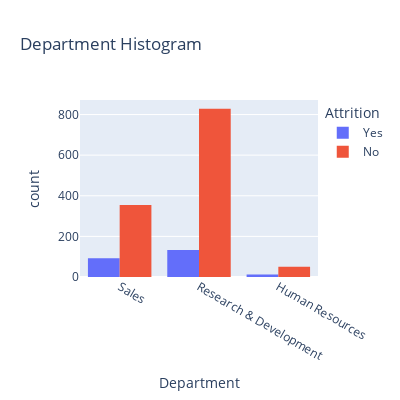

Notebook code cell kept with this figure:
### Markdown cell above
## Histogram: Number of employee count in each `department` group by `Attrition`
### Department
The department the employee works in. **Categorical**

### Code cell
fig = px.histogram(data, x="Department", title="Department Histogram", color=target_column_name, barmode="group")
fig.update_layout(xaxis_title="Department", height=400, width=400)
fig.show()

### Figure 1 — Plotly figure (JSON) as saved in the notebook; plotly's stock layout.template omitted (floating-point values rounded to 4 significant figures; data arrays with more than 128 entries replaced by an {"elided": "..."} marker saying what was removed)
{"data": [{"alignmentgroup": "True", "bingroup": "x", "hovertemplate": "Attrition=Yes<br>Department=%{x}<br>count=%{y}<extra></extra>", "legendgroup": "Yes", "marker": {"color": "#636efa", "pattern": {"shape": ""}}, "name": "Yes", "offsetgroup": "Yes", "orientation": "v", "showlegend": true, "type": "histogram", "x": {"elided": "237 str values"}, "xaxis": "x", "yaxis": "y"}, {"alignmentgroup": "True", "bingroup": "x", "hovertemplate": "Attrition=No<br>Department=%{x}<br>count=%{y}<extra></extra>", "legendgroup": "No", "marker": {"color": "#EF553B", "pattern": {"shape": ""}}, "name": "No", "offsetgroup": "No", "orientation": "v", "showlegend": true, "type": "histogram", "x": {"elided": "1233 str values"}, "xaxis": "x", "yaxis": "y"}], "layout": {"barmode": "group", "height": 400, "legend": {"title": {"text": "Attrition"}, "tracegroupgap": 0}, "title": {"text": "Department Histogram"}, "width": 400, "xaxis": {"anchor": "y", "domain": [0, 1], "title": {"text": "Department"}}, "yaxis": {"anchor": "x", "domain": [0, 1], "title": {"text": "count"}}}}
